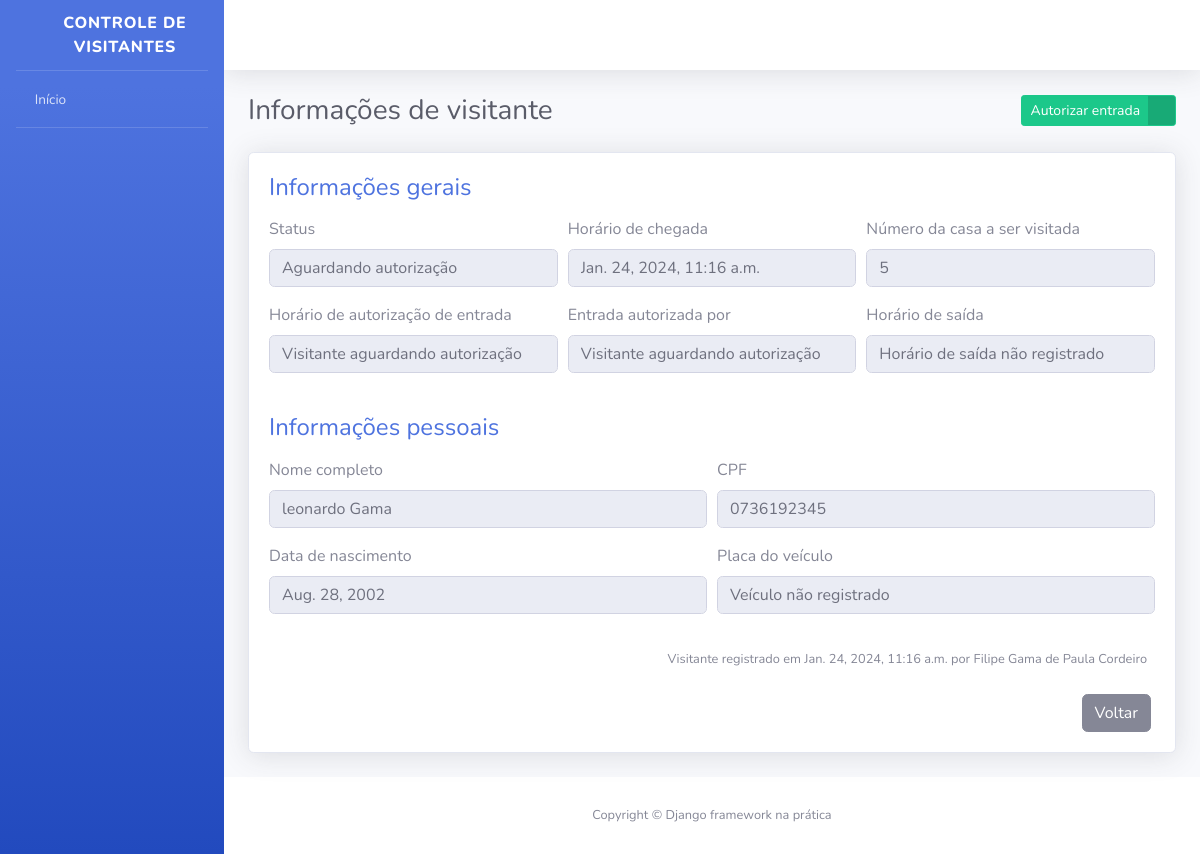
Page /visitantes/2/ on the committed database.
### visitantes/models.py (models this page shows, shortened)
class Visitante(models.Model):
    STATUS_VISITANTE = [
        ("AGUARDANDO", "Aguardando autorização"),
        ("EM_VISITA", "Em visita"),
        ("FINALIZADO", "Visita finalizada")
    ]
    status = models.CharField(
        verbose_name = "Status",
        max_length = 10,
        choices = STATUS_VISITANTE,
        default = "AGUARDANDO"
    )
    nome_completo = models.CharField(
    verbose_name = "Nome completo",
    max_length = 194
    )
    cpf = models.CharField(
        verbose_name = "CPF",
        max_length = 11
    )
    data_nascimento = models.DateField( verbose_name = "Data de nascimento", auto_now=False, auto_now_add=False)
    numero_casa = models.PositiveBigIntegerField(
        verbose_name = "Número da casa a ser visitada",
    )
    placa_veiculo = models.CharField(
        verbose_name = "Placa de veículo",
        max_length = 7,
        blank = True,
        null = True
    )
    horario_chegada = models.DateTimeField(
        verbose_name = "Horário de chegada na portaria",
        auto_now_add = True
    )
    horario_saida = models.DateTimeField(
        verbose_name = "Horário de saída do condomínio",
        auto_now = False,
        blank = True,
        null = True
    )
    horario_autorizacao = models.DateTimeField(
        verbose_name = "Horário de autorirazão de entrada",
        auto_now = False,
        blank = True,
        null = True
    )
    morador_responsavel = models.CharField(
        verbose_name = "Nome do morador responsável por autorizar a entrada do visitante",
        max_length = 194,
        blank = True
    )
    registrado_por = models.ForeignKey(
        "porteiros.Porteiro",
        verbose_name = "Porteiro responsável pelo registro",
        on_delete = models.PROTECT
    )
    def get_horario_saida(self):
        if self.horario_saida:
            return self.horario_saida
        return "Horário de saída não registrado"
    def get_horario_autorizacao(self):
        if self.horario_autorizacao:
            return self.horario_autorizacao
        return "Visitante aguardando autorização"
    def get_morador_responsavel(self):
        if self.morador_responsavel:
            return self.morador_responsavel
        return "Visitante aguardando autorização"
    def get_placa_veiculo(self):
        if self.placa_veiculo:
            return self.placa_veiculo
        return "Veículo não registrado"
    class Meta:
        verbose_name = "Visitante"
        verbose_name_plural = "Visitantes"
        db_table = "visitante"

### porteiros/models.py (models this page shows)
class Porteiro(models.Model):
    usuario = models.OneToOneField(
        "usuarios.Usuario",
        verbose_name = "Usuário",
        on_delete = models.PROTECT
    )
    nome_completo = models.CharField(
        verbose_name = "Nome completo",
        max_length = 194,
    )
    cpf = models.CharField(
        verbose_name = "CPF",
        max_length = 11,
    )
    telefone = models.CharField(
        verbose_name = "Telefone de contato",
        max_length = 11,
    )
    data_nascimento = models.DateField(
        verbose_name = "Data de nascimento",
        auto_now = False,
        auto_now_add = False,
    )
    class  Meta:
        db_table = 'porteiro'
        verbose_name = 'Porteiro'
        verbose_name_plural = 'Porteiros'
    def __str__(self):
        return self.nome_completo

### visitantes/views.py (the view, shortened to what this page needs)
def informacoes_visitante(request, id):
    visitante = get_object_or_404(
        Visitante,
        id=id
    )
    form = AutorizaVisitanteForm()
    context = {
        "nome_pagina": "Informações de visitante",
        "visitante": visitante,
        "form": form
    }
    return render(request, "informacoes_visitante.html", context)

### visitantes/forms.py
class AutorizaVisitanteForm(forms.ModelForm):
    morador_responsavel = forms.CharField(required=True)
    class Meta:
        model = Visitante
        fields = [
            "morador_responsavel"
        ]
        error_messages = {
            "morador_responsavel":{
                "required": "Por favor, informe o nome do morador responsável por autorizar a entrada do visitante"
            }
        }

### templates/informacoes_visitante.html (shortened to what this page needs)
{% extends "base.html" %}
{% load widget_tweaks %}
{% block conteudo %}
<div class="container">
    <div class="d-sm-flex align-items-center justify-content-between mb-4">
        <h1 class="h3 mb-0 text-gray-800">{{ nome_pagina }}</h1>
    <div class="">
            {% if visitante.status == "AGUARDANDO" %}
                <a href="#" class="btn btn-success btn-icon-split btn-sm" data-toggle="modal" data-target="#modal1">
                    <span class="text">Autorizar entrada</span>
                    <span class="icon text-white-50">
                        <i class="fas fa-user-check"></i>
                    </span>
                </a>
            {% endif %}
        </div>
    </div>
    <div class="card shadow mb-4">
        <div class="card-body">
            <h4 class="mb-3 text-primary">
                Informações gerais
            </h4>
            <form>
                <div class="form-row">
                    <div class="form-group col-md-4">
                        <label>Status</label>
                        <input type="text" class="form-control" value="{{ visitante.get_status_display }}" disabled>
                    </div>
                    <div class="form-group col-md-4">
                        <label>Horário de chegada</label>
                        <input type="text" class="form-control" value="{{ visitante.horario_chegada }}" disabled>
                    </div>
                    <div class="form-group col-md-4">
                        <label>Número da casa a ser visitada</label>
                        <input type="text" class="form-control" value="{{ visitante.numero_casa }}" disabled>
                    </div>
                </div>
                <div class="form-row">
                    <div class="form-group col-md-4">
                        <label>Horário de autorização de entrada</label>
                        <input type="text" class="form-control" value="{{ visitante.get_horario_autorizacao }}" disabled>
                    </div>
                    <div class="form-group col-md-4">
                        <label>Entrada autorizada por</label>
                        <input type="text" class="form-control" value="{{ visitante.get_morador_responsavel }}" disabled>
                    </div>
                    <div class="form-group col-md-4">
                        <label>Horário de saída</label>
                        <input type="text" class="form-control" value="{{ visitante.get_horario_saida }}" disabled>
                    </div>
                </div>
            </form>
            <h4 class="mb-3 mt-4 text-primary">
                Informações pessoais
            </h4>
            <form>
                <div class="form-row">
                    <div class="form-group col-md-6">
                        <label>Nome completo</label>
                        <input type="text" class="form-control" value="{{ visitante.nome_completo }}" disabled>
                    </div>
                    <div class="form-group col-md-6">
                        <label>CPF</label>
                        <input type="text" class="form-control" value="{{ visitante.cpf }}" disabled>
                    </div>
                </div>
                <div class="form-row">
                    <div class="form-group col-md-6">
                        <label>Data de nascimento</label>
                        <input type="text" class="form-control" value="{{ visitante.data_nascimento }}" disabled>
                    </div>
                    <div class="form-group col-md-6">
                        <label>Placa do veículo</label>
                        <input type="text" class="form-control" value="{{ visitante.get_placa_veiculo }}" disabled>
                    </div>
                </div>
            </form>
            <p class="mr-2 mt-3 mb-4 text-right">
                <small>
                    Visitante registrado em {{ visitante.horario_chegada }} por {{ visitante.registrado_por }}
                </small>
            </p>
            <div class="mr-1 text-right">
                <a href="{{ request.META.HTTP_REFERER }}" class="btn btn-secondary text-white" type="button">
                    <span class="text">Voltar</span>
                </a>
            </div>
        </div>
    </div>
</div>
{% endblock %}

### rows in the picture
Visitante: status "Aguardando autorização", horario_chegada "Jan. 24, 2024, 11:16 a.m.", numero_casa "5", get_horario_autorizacao "Visitante aguardando autorização", get_morador_responsavel "Visitante aguardando autorização", get_horario_saida "Horário de saída não registrado", nome_completo "leonardo Gama", cpf "0736192345", data_nascimento "Aug. 28, 2002", get_placa_veiculo "Veículo não registrado", registrado_por "Filipe Gama de Paula Cordeiro"

### other values in the picture
{{ nome_pagina }} "Informações de visitante"
